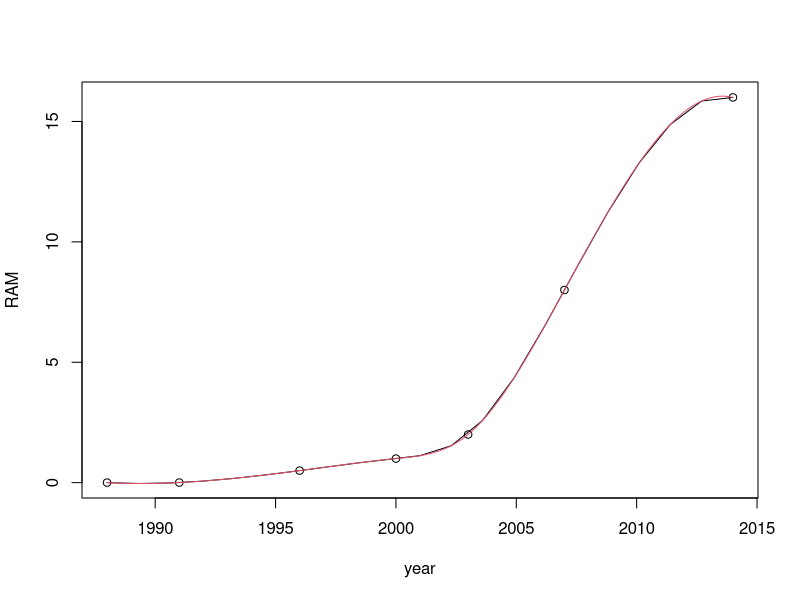

Write the R code that produced this figure.
# HW 2-1 & 2-2 #
year<-c(1988,1991,1996,2000,2003,2007,2014)
RAM<-c(0.002,0.004,0.5,1,2,8,16)
plot(year,RAM)
lines(spline(year,RAM))
lines(spline(year,RAM, n = 201), col = 2)

# HW 2-3 #
x = 6
n = 1000
lambda = 2
p = lambda / n
dbinom (x,2*n,p) # binomial probability mass function
dpois (x, 2*lambda ) # Poisson probability mass function
dpois (0, 5 )
